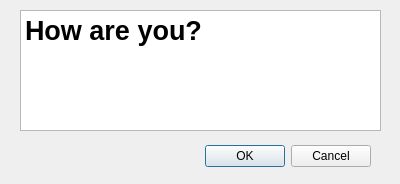
<?xml version="1.0" encoding="UTF-8"?>
<ui version="4.0">
 <class>Dialog</class>
 <widget class="QDialog" name="Dialog">
  <property name="geometry">
   <rect>
    <x>0</x>
    <y>0</y>
    <width>400</width>
    <height>184</height>
   </rect>
  </property>
  <property name="windowTitle">
   <string>Dialog</string>
  </property>
  <widget class="QDialogButtonBox" name="buttonBox">
   <property name="geometry">
    <rect>
     <x>30</x>
     <y>140</y>
     <width>341</width>
     <height>32</height>
    </rect>
   </property>
   <property name="orientation">
    <enum>Qt::Horizontal</enum>
   </property>
   <property name="standardButtons">
    <set>QDialogButtonBox::Cancel|QDialogButtonBox::Ok</set>
   </property>
  </widget>
  <widget class="QTextEdit" name="textEdit">
   <property name="geometry">
    <rect>
     <x>20</x>
     <y>10</y>
     <width>361</width>
     <height>121</height>
    </rect>
   </property>
   <property name="html">
    <string>&lt;!DOCTYPE HTML PUBLIC &quot;-//W3C//DTD HTML 4.0//EN&quot; &quot;http://www.w3.org/TR/REC-html40/strict.dtd&quot;&gt;
&lt;html&gt;&lt;head&gt;&lt;meta name=&quot;qrichtext&quot; content=&quot;1&quot; /&gt;&lt;style type=&quot;text/css&quot;&gt;
p, li { white-space: pre-wrap; }
&lt;/style&gt;&lt;/head&gt;&lt;body style=&quot; font-family:'Ubuntu'; font-size:11pt; font-weight:400; font-style:normal;&quot;&gt;
&lt;p style=&quot; margin-top:0px; margin-bottom:0px; margin-left:0px; margin-right:0px; -qt-block-indent:0; text-indent:0px;&quot;&gt;&lt;span style=&quot; font-size:20pt; font-weight:600;&quot;&gt;How are you?&lt;/span&gt;&lt;/p&gt;&lt;/body&gt;&lt;/html&gt;</string>
   </property>
  </widget>
 </widget>
 <resources/>
 <connections>
  <connection>
   <sender>buttonBox</sender>
   <signal>accepted()</signal>
   <receiver>Dialog</receiver>
   <slot>accept()</slot>
   <hints>
    <hint type="sourcelabel">
     <x>248</x>
     <y>254</y>
    </hint>
    <hint type="destinationlabel">
     <x>157</x>
     <y>274</y>
    </hint>
   </hints>
  </connection>
  <connection>
   <sender>buttonBox</sender>
   <signal>rejected()</signal>
   <receiver>Dialog</receiver>
   <slot>reject()</slot>
   <hints>
    <hint type="sourcelabel">
     <x>316</x>
     <y>260</y>
    </hint>
    <hint type="destinationlabel">
     <x>286</x>
     <y>274</y>
    </hint>
   </hints>
  </connection>
 </connections>
</ui>
